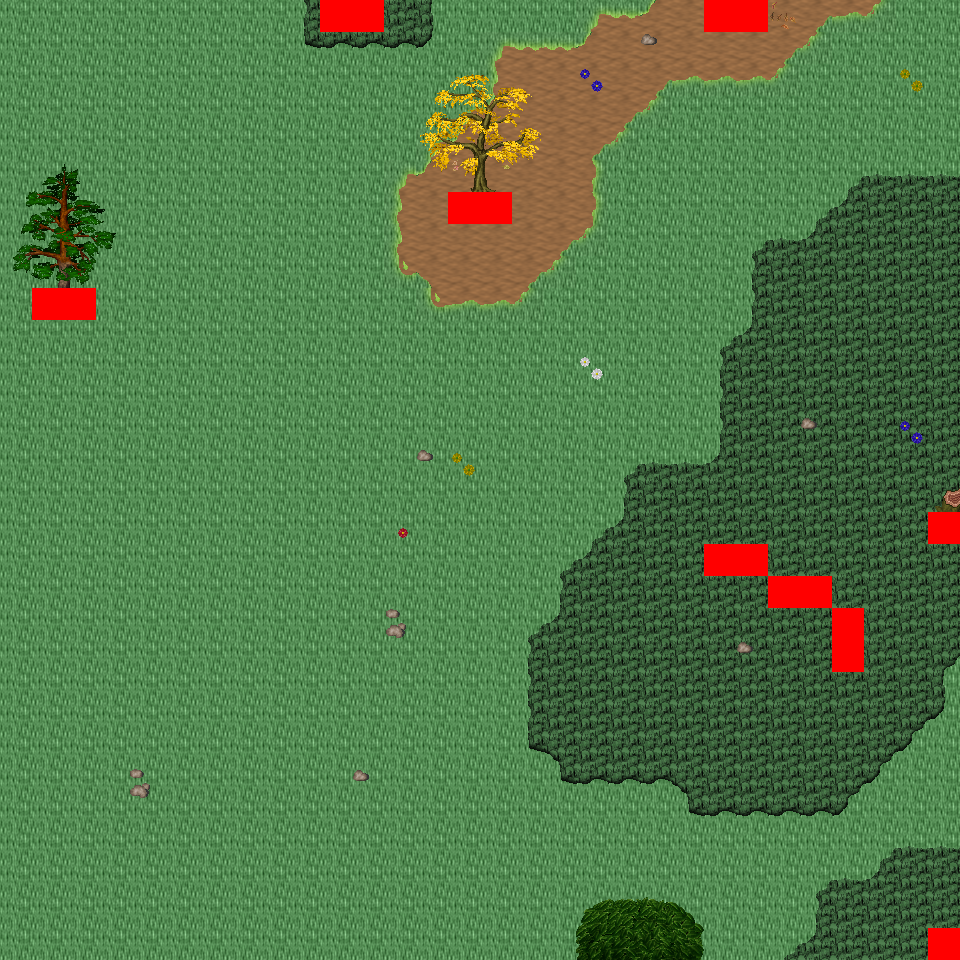

Below is a game level as drawn by its tile map, then a one-line description and the .tmx that defines it (tile-layer data replaced by summaries):
An orthogonal 30x30 tile map with 32x32 px tiles, 6 tile layers (Ground, Object, Object2, Above, ...), 20 tilesets and 5 objects (5x mapExit).

<map version="1.0" orientation="orthogonal" renderorder="right-down" width="30" height="30" tilewidth="32" tileheight="32" nextobjectid="6">
  <tileset firstgid="1" name="tileset_logic_collision" tilewidth="32" tileheight="32" tilecount="1" columns="1">
    <image source="../drawable/tileset_logic_collision.png" width="32" height="32" />
  </tileset>
  <tileset firstgid="2" name="tileset_ground_ground" tilewidth="32" tileheight="32" tilecount="33" columns="3">
    <image source="../drawable/tileset_ground_ground.png" width="96" height="352" />
  </tileset>
  <tileset firstgid="35" name="tileset_ground_rock_pebbles" tilewidth="32" tileheight="32" tilecount="3" columns="1">
    <image source="../drawable/tileset_ground_rock_pebbles.png" width="32" height="96" />
  </tileset>
  <tileset firstgid="38" name="tileset_ground_grass_corners" tilewidth="32" tileheight="32" tilecount="24" columns="6">
    <image source="../drawable/tileset_ground_grass_corners.png" width="192" height="128" />
  </tileset>
  <tileset firstgid="62" name="tileset_ground_grass_edges" tilewidth="32" tileheight="32" tilecount="36" columns="12">
    <image source="../drawable/tileset_ground_grass_edges.png" width="384" height="96" />
  </tileset>
  <tileset firstgid="98" name="tileset_ground_grass_2" tilewidth="32" tileheight="32" tilecount="21" columns="3">
    <image source="../drawable/tileset_ground_grass_2.png" width="96" height="224" />
  </tileset>
  <tileset firstgid="119" name="tileset_plant_leaves" tilewidth="32" tileheight="32" tilecount="8" columns="4">
    <image source="../drawable/tileset_plant_leaves.png" width="128" height="64" />
  </tileset>
  <tileset firstgid="127" name="tileset_plant_tree_tree_darkgreen" tilewidth="32" tileheight="32" tilecount="88" columns="8">
    <image source="../drawable/tileset_plant_tree_tree_darkgreen.png" width="256" height="352" />
  </tileset>
  <tileset firstgid="215" name="tileset_plant_tree_fall_trees" tilewidth="32" tileheight="32" tilecount="40" columns="8">
    <image source="../drawable/tileset_plant_tree_fall_trees.png" width="256" height="160" />
  </tileset>
  <tileset firstgid="255" name="tileset_plant_tree_pine_tree" tilewidth="32" tileheight="32" tilecount="20" columns="4">
    <image source="../drawable/tileset_plant_tree_pine_tree.png" width="128" height="160" />
  </tileset>
  <tileset firstgid="275" name="tileset_plant_stump_hollow_logs" tilewidth="32" tileheight="32" tilecount="6" columns="3">
    <image source="../drawable/tileset_plant_stump_hollow_logs.png" width="96" height="64" />
  </tileset>
  <tileset firstgid="281" name="tileset_plant_stump_small_stump" tilewidth="32" tileheight="32" tilecount="4" columns="2">
    <image source="../drawable/tileset_plant_stump_small_stump.png" width="64" height="64" />
  </tileset>
  <tileset firstgid="285" name="tileset_plant_stump_stump_purple" tilewidth="32" tileheight="32" tilecount="4" columns="2">
    <image source="../drawable/tileset_plant_stump_stump_purple.png" width="64" height="64" />
  </tileset>
  <tileset firstgid="289" name="tileset_plant_flower_daisy_blue" tilewidth="32" tileheight="32" tilecount="8" columns="2">
    <image source="../drawable/tileset_plant_flower_daisy_blue.png" width="64" height="128" />
  </tileset>
  <tileset firstgid="297" name="tileset_plant_flower_daisy_red" tilewidth="32" tileheight="32" tilecount="8" columns="2">
    <image source="../drawable/tileset_plant_flower_daisy_red.png" width="64" height="128" />
  </tileset>
  <tileset firstgid="305" name="tileset_plant_flower_daisy_white" tilewidth="32" tileheight="32" tilecount="8" columns="2">
    <image source="../drawable/tileset_plant_flower_daisy_white.png" width="64" height="128" />
  </tileset>
  <tileset firstgid="313" name="tileset_plant_flower_daisy_yellow" tilewidth="32" tileheight="32" tilecount="8" columns="2">
    <image source="../drawable/tileset_plant_flower_daisy_yellow.png" width="64" height="128" />
  </tileset>
  <tileset firstgid="321" name="tileset_logic_creature_animal" tilewidth="32" tileheight="32" tilecount="32" columns="8">
    <image source="../drawable/tileset_logic_creature_animal.png" width="256" height="128" />
  </tileset>
  <tileset firstgid="353" name="tileset_logic_creature_reptile" tilewidth="32" tileheight="32" tilecount="7" columns="7">
    <image source="../drawable/tileset_logic_creature_reptile.png" width="224" height="32" />
  </tileset>
  <tileset firstgid="360" name="tileset_logic_creature_fowl" tilewidth="32" tileheight="32" tilecount="6" columns="6">
    <image source="../drawable/tileset_logic_creature_fowl.png" width="192" height="32" />
  </tileset>
  <layer name="Ground" width="30" height="30">
    <data>[900 cells, 900 non-empty, 3 distinct tile ids]</data>
  </layer>
  <layer name="Object" width="30" height="30">
    <data>[900 cells, 97 non-empty, 27 distinct tile ids]</data>
  </layer>
  <layer name="Object2" width="30" height="30">
    <data>[900 cells, 51 non-empty, 16 distinct tile ids]</data>
  </layer>
  <layer name="Above" width="30" height="30">
    <data>[900 cells, 41 non-empty, 41 distinct tile ids]</data>
  </layer>
  <layer name="Above2" width="30" height="30">
    <data>[900 cells, 0 non-empty, 0 distinct tile ids]</data>
  </layer>
  <layer name="Walkable" width="30" height="30">
    <data>[900 cells, 16 non-empty, 1 distinct tile ids]</data>
  </layer>
  <objectgroup name="MapEvents">
    <object id="1" name="north" type="mapExit" x="0" y="0" width="320" height="32">
      <properties>
        <property name="map" value="level_0_x38_y25" />
        <property name="x" value="0" />
        <property name="y" value="28" />
      </properties>
    </object>
    <object id="2" name="north2" type="mapExit" x="384" y="0" width="320" height="32">
      <properties>
        <property name="map" value="level_0_x38_y25" />
        <property name="x" value="12" />
        <property name="y" value="28" />
      </properties>
    </object>
    <object id="3" name="north3" type="mapExit" x="768" y="0" width="192" height="32">
      <properties>
        <property name="map" value="level_0_x38_y25" />
        <property name="x" value="24" />
        <property name="y" value="28" />
      </properties>
    </object>
    <object id="4" name="south" type="mapExit" x="0" y="928" width="928" height="32">
      <properties>
        <property name="map" value="level_0_x38_y27" />
        <property name="x" value="0" />
        <property name="y" value="1" />
      </properties>
    </object>
    <object id="5" name="west" type="mapExit" x="0" y="0" width="32" height="960">
      <properties>
        <property name="map" value="level_0_x37_y26" />
        <property name="x" value="28" />
        <property name="y" value="0" />
      </properties>
    </object>
  </objectgroup>
</map>
